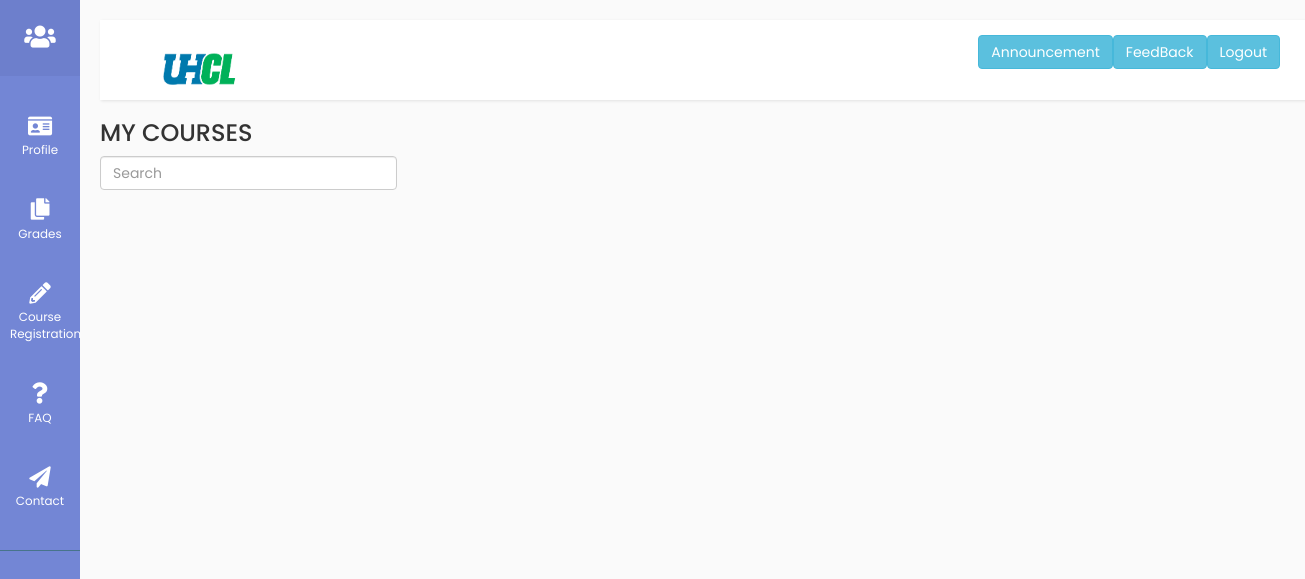
The app's page /studmain/, older data.
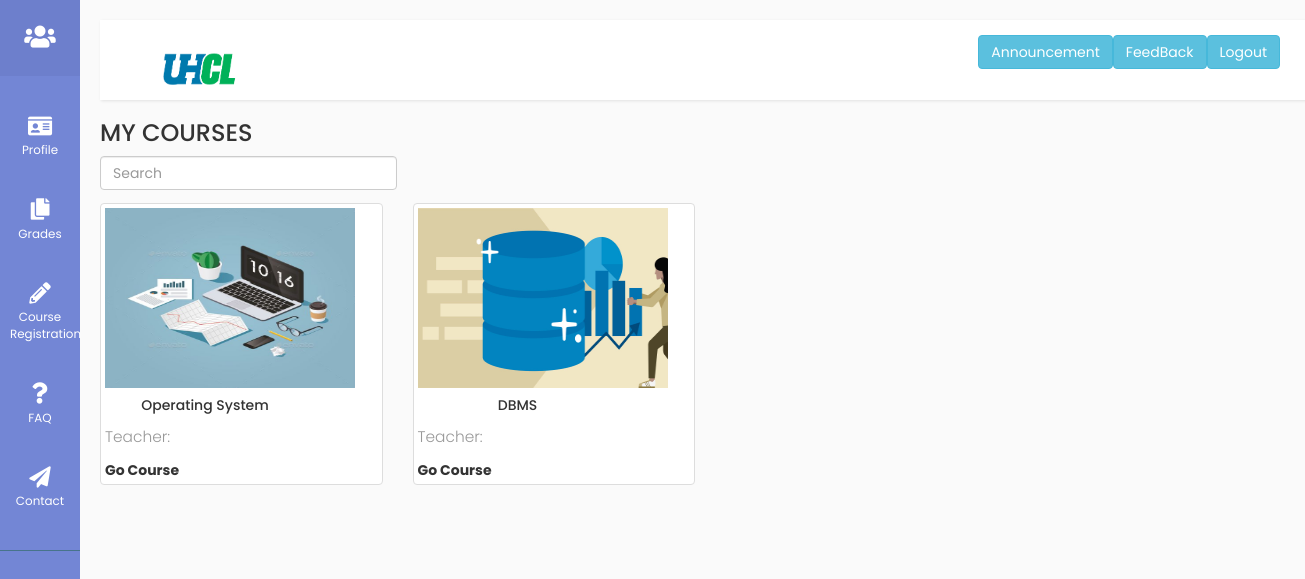
The same page, newer data.
### login/models.py (models this page shows)
class Course(models.Model):
    course_id=models.CharField(max_length=100,primary_key = True)
    course_name=models.CharField(max_length=100)
    course_credits=models.CharField(max_length=100)
    course_type=models.CharField(max_length=100)
    course_status=models.CharField(max_length=100)
    course_img=models.ImageField( default="")

### studmain/views.py (the view)
# urls.py: path('', views.studmain,name='studmain'),
def studmain(request):
    a=Course.objects.all()
    return render(request,'studmain/student page.html',{'Course':a})

### studmain/templates/studmain/student page.html (shortened to what this page needs)
{% extends 'studmain/studbase.html' %}
{% load static %}
{% block content %}
  <h3> MY COURSES </h3>
  <form class="form-inline">
    <input class="form-control mr-sm-2" type="search" placeholder="Search"  id="myFilter" onkeyup="myFunction()" aria-label="Search">
  </form>
    <div class="row"  style="padding-top:13px;">
    {% for d in Course %}
      <div class="col-lg-3 col-sm-5" >
        <div class="thumbnail">
  <div class="card" style="width: 20rem;">
  <img src="{{d.course_img.url}}"  height=180px; class="card-img-top" alt="..." style="width:250px;">
  <div class="card-body">
    <center><h5 class="card-title">{{d.course_name}} <b></h5></center>
    <p class="card-text">Teacher:</p>
  </div>
  <div class="card-body">
    <a href ="{% url 'studgocourse' %}"  class="card-link">Go Course</a>
  </div>
</div>
        </div>
      </div>
      {% endfor %}
      </div>
      </div>
  </div>
{% endblock %}

Row changes from the older to the newer data that the page shows:
added Course: course_img (picture), course_name "Operating System"
added Course: course_img (picture), course_name "DBMS"
